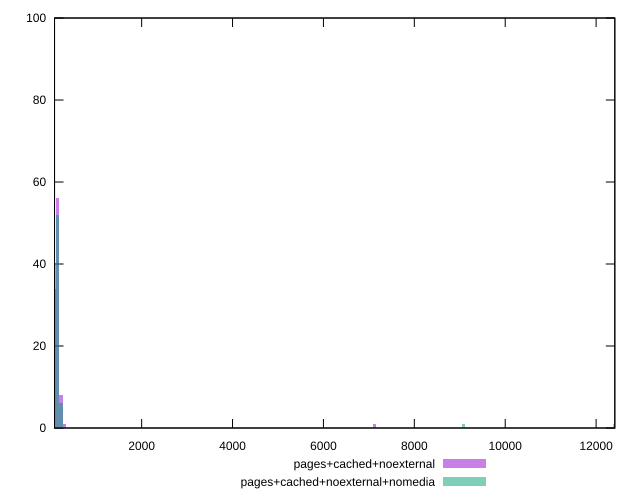

Here is the gnuplot script that generated this plot:
reset

$pagesCachedNoexternal <<EOF
151.46515822794038 56
75.73257911397019 34
227.19773734191057 8
7118.862436713198 1
302.93031645588076 1
EOF

$pagesCachedNoexternalNomedia <<EOF
75.73257911397019 40
151.46515822794038 52
227.19773734191057 6
9087.909493676423 1
12420.14297469111 1
EOF

set key outside below
set boxwidth 75.73257911397019
set xrange [83.087:12411.76]
set yrange [0:100]
set trange [0:100]
set style fill transparent solid 0.5 noborder
set terminal svg size 640, 500 enhanced background rgb 'white'
set output "reprap/server-response-time/comparison/histogram/2_vs_3.svg"

plot $pagesCachedNoexternal title "pages+cached+noexternal" with boxes, \
     $pagesCachedNoexternalNomedia title "pages+cached+noexternal+nomedia" with boxes

reset
